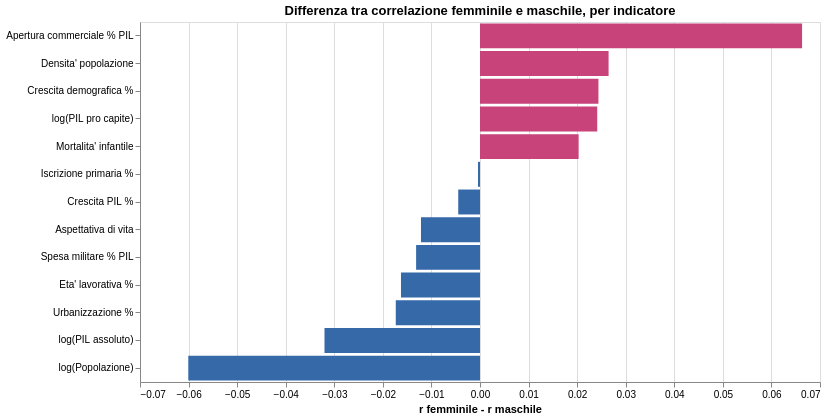

This figure's notebook cell:
### Markdown cell above
### Dove le correlazioni divergono

Il grafico seguente isola la **differenza** tra la correlazione femminile e quella maschile: barre verso destra indicano fattori più legati al successo femminile, verso sinistra al successo maschile.

### Code cell
corr_wide = corr_genere.pivot_table(index="indicatore", columns="genere", values="r").reset_index()
corr_wide["differenza"] = corr_wide["Femminile"] - corr_wide["Maschile"]
corr_wide = corr_wide.sort_values("differenza", ascending=False)

corr_diff_chart = (
    alt.Chart(corr_wide)
    .mark_bar()
    .encode(
        y=alt.Y("indicatore:N", sort=corr_wide["indicatore"].tolist(), title=None),
        x=alt.X("differenza:Q", title="r femminile - r maschile"),
        color=alt.condition(alt.datum.differenza > 0, alt.value(COLORE_F), alt.value(COLORE_M)),
        tooltip=[
            alt.Tooltip("indicatore:N", title="Indicatore"),
            alt.Tooltip("Femminile:Q", title="r femminile", format=".3f"),
            alt.Tooltip("Maschile:Q", title="r maschile", format=".3f"),
            alt.Tooltip("differenza:Q", title="Differenza", format="+.3f"),
        ],
    )
    .properties(width=680, height=360, title="Differenza tra correlazione femminile e maschile, per indicatore")
)

corr_diff_chart

### Figure 1 — Vega-Lite specification as saved in the notebook (floating-point values rounded to 4 significant figures)
{"config": {"view": {"continuousWidth": 300, "continuousHeight": 300}}, "data": {"name": "data-6b45fe27ab544bf9db6923a55bdcf005"}, "mark": {"type": "bar"}, "encoding": {"color": {"condition": {"test": "(datum.differenza > 0)", "value": "#c7437a"}, "value": "#3569a8"}, "tooltip": [{"field": "indicatore", "title": "Indicatore", "type": "nominal"}, {"field": "Femminile", "format": ".3f", "title": "r femminile", "type": "quantitative"}, {"field": "Maschile", "format": ".3f", "title": "r maschile", "type": "quantitative"}, {"field": "differenza", "format": "+.3f", "title": "Differenza", "type": "quantitative"}], "x": {"field": "differenza", "title": "r femminile - r maschile", "type": "quantitative"}, "y": {"field": "indicatore", "sort": ["Apertura commerciale % PIL", "Densita' popolazione", "Crescita demografica %", "log(PIL pro capite)", "Mortalita' infantile", "Iscrizione primaria %", "Crescita PIL %", "Aspettativa di vita", "Spesa militare % PIL", "Eta' lavorativa %", "Urbanizzazione %", "log(PIL assoluto)", "log(Popolazione)"], "title": null, "type": "nominal"}}, "height": 360, "title": "Differenza tra correlazione femminile e maschile, per indicatore", "width": 680, "$schema": "https://vega.github.io/schema/vega-lite/v6.4.1.json", "datasets": {"data-6b45fe27ab544bf9db6923a55bdcf005": [{"indicatore": "Apertura commerciale % PIL", "Femminile": -0.07912, "Maschile": -0.1454, "differenza": 0.06631}, {"indicatore": "Densita' popolazione", "Femminile": -0.04162, "Maschile": -0.06809, "differenza": 0.02647}, {"indicatore": "Crescita demografica %", "Femminile": -0.2711, "Maschile": -0.2955, "differenza": 0.02438}, {"indicatore": "log(PIL pro capite)", "Femminile": 0.3512, "Maschile": 0.327, "differenza": 0.02413}, {"indicatore": "Mortalita' infantile", "Femminile": -0.3315, "Maschile": -0.3518, "differenza": 0.0203}, {"indicatore": "Iscrizione primaria %", "Femminile": 0.106, "Maschile": 0.1065, "differenza": -0.0004124}, {"indicatore": "Crescita PIL %", "Femminile": -0.06412, "Maschile": -0.05964, "differenza": -0.004481}, {"indicatore": "Aspettativa di vita", "Femminile": 0.336, "Maschile": 0.3482, "differenza": -0.01215}, {"indicatore": "Spesa militare % PIL", "Femminile": -0.08293, "Maschile": -0.06977, "differenza": -0.01315}, {"indicatore": "Eta' lavorativa %", "Femminile": 0.3659, "Maschile": 0.3822, "differenza": -0.01627}, {"indicatore": "Urbanizzazione %", "Femminile": 0.2744, "Maschile": 0.2917, "differenza": -0.01734}, {"indicatore": "log(PIL assoluto)", "Femminile": 0.5815, "Maschile": 0.6135, "differenza": -0.03201}, {"indicatore": "log(Popolazione)", "Femminile": 0.391, "Maschile": 0.4511, "differenza": -0.06006}]}}
